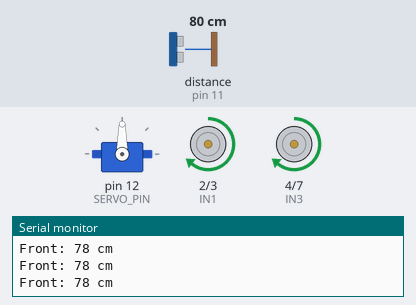
Bench run of a sketch on a simulated Arduino Uno, built with avr-gcc and run on an emulated ATmega328P. Shown: servo, motor-driver pin pairs drawn as motors (green arrow = first pin HIGH = forward, orange = second pin HIGH = backward, longer = more drive, scaled by the enable pin), the last lines printed to the serial monitor. Wiring (inferred from the names in the program): ultrasonic range finder: trigger pin 10; echo pin 11. The test bench sets the inputs (shaded band); at power-on: distance to the obstacle (sensor on pin 11) 80 cm. The echo pulse lasts 58.3 µs per cm.

Above: at 2.2 s.
2.3 s: distance to the obstacle (sensor on pin 11) set to 24 cm
3.8 s: distance to the obstacle (sensor on pin 11) set to 20 cm
At 4.9 s:
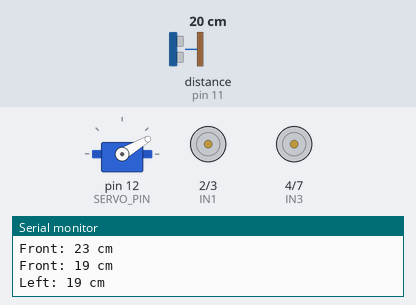
6.8 s: distance to the obstacle (sensor on pin 11) set to 2 cm
9.8 s: distance to the obstacle (sensor on pin 11) set to 35 cm
At 10.31 s:
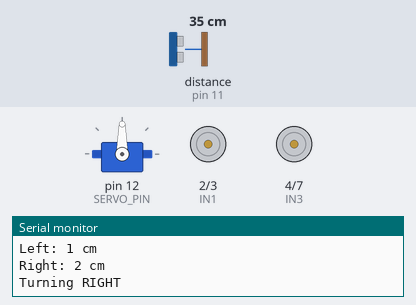
11.9 s: distance to the obstacle (sensor on pin 11) set to 4 cm
At 12.6 s:
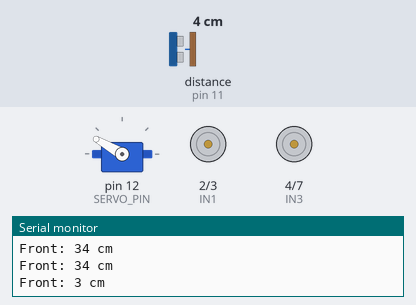
Timing chart, 0 to 15.9 s (numbered marks = the images above; inputs shaded):
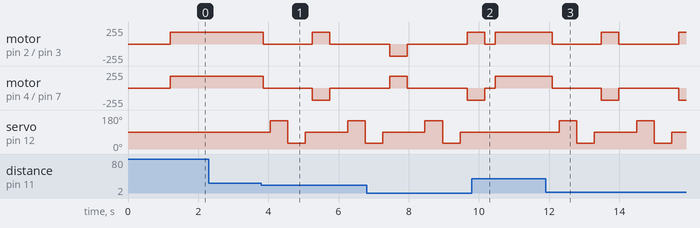

The sketch:

obstacle_bot.ino
```cpp
#include <Servo.h>

Servo sonarServo;

// Ultrasonic Sensor
#define TRIG_PIN 10
#define ECHO_PIN 11

// Servo Motor
#define SERVO_PIN 12

// L298N Motor Driver
#define ENA 5
#define IN1 2
#define IN2 3

#define ENB 6
#define IN3 4
#define IN4 7

// THE SETTINGS USED
#define OBSTACLE_DISTANCE 20
#define MOTOR_SPEED 180

// Servo angles
#define CENTER 90
#define LEFT 150
#define RIGHT 30


// Measure distance using HC-SR04 SONAR
long getDistance() {

  digitalWrite(TRIG_PIN, LOW);
  delayMicroseconds(2);

  digitalWrite(TRIG_PIN, HIGH);
  delayMicroseconds(10);

  digitalWrite(TRIG_PIN, LOW);

  long duration = pulseIn(ECHO_PIN, HIGH, 30000);

  if (duration == 0) {
    return 400;   // No echo = assume clear
  }

  long distance = duration * 0.034 / 2;

  return distance;
}


// ---------- Motor Functions ----------

void moveForward() {

  analogWrite(ENA, MOTOR_SPEED);
  analogWrite(ENB, MOTOR_SPEED);

  digitalWrite(IN1, HIGH);
  digitalWrite(IN2, LOW);

  digitalWrite(IN3, HIGH);
  digitalWrite(IN4, LOW);
}


void moveBackward() {

  analogWrite(ENA, MOTOR_SPEED);
  analogWrite(ENB, MOTOR_SPEED);

  digitalWrite(IN1, LOW);
  digitalWrite(IN2, HIGH);

  digitalWrite(IN3, LOW);
  digitalWrite(IN4, HIGH);
}


void turnLeft() {

  analogWrite(ENA, MOTOR_SPEED);
  analogWrite(ENB, MOTOR_SPEED);

  // Left motors backward
  digitalWrite(IN1, LOW);
  digitalWrite(IN2, HIGH);

  // Right motors forward
  digitalWrite(IN3, HIGH);
  digitalWrite(IN4, LOW);
}


void turnRight() {

  analogWrite(ENA, MOTOR_SPEED);
  analogWrite(ENB, MOTOR_SPEED);

  // Left motors forward
  digitalWrite(IN1, HIGH);
  digitalWrite(IN2, LOW);

  // Right motors backward
  digitalWrite(IN3, LOW);
  digitalWrite(IN4, HIGH);
}


void stopRobot() {

  analogWrite(ENA, 0);
  analogWrite(ENB, 0);

  digitalWrite(IN1, LOW);
  digitalWrite(IN2, LOW);

  digitalWrite(IN3, LOW);
  digitalWrite(IN4, LOW);
}


// ---------- Setup ----------

void setup() {

  pinMode(TRIG_PIN, OUTPUT);
  pinMode(ECHO_PIN, INPUT);

  pinMode(ENA, OUTPUT);
  pinMode(IN1, OUTPUT);
  pinMode(IN2, OUTPUT);

  pinMode(ENB, OUTPUT);
  pinMode(IN3, OUTPUT);
  pinMode(IN4, OUTPUT);

  sonarServo.attach(SERVO_PIN);

  sonarServo.write(CENTER);

  Serial.begin(9600);

  delay(1000);
}


// ---------- Main Loop ----------

void loop() {

  sonarServo.write(CENTER);
  delay(200);

  long frontDistance = getDistance();

  Serial.print("Front: ");
  Serial.print(frontDistance);
  Serial.println(" cm");


  // Path is clear
  if (frontDistance > OBSTACLE_DISTANCE) {

    moveForward();
  }

  // Obstacle detected
  else {

    stopRobot();
    delay(200);

    // Move sensor to LEFT
    sonarServo.write(LEFT);
    delay(500);

    long leftDistance = getDistance();

    Serial.print("Left: ");
    Serial.print(leftDistance);
    Serial.println(" cm");


    // Move sensor to RIGHT
    sonarServo.write(RIGHT);
    delay(500);

    long rightDistance = getDistance();

    Serial.print("Right: ");
    Serial.print(rightDistance);
    Serial.println(" cm");


    // Return sensor to center
    sonarServo.write(CENTER);
    delay(200);


    // Choose direction
    if (leftDistance > rightDistance) {

      Serial.println("Turning LEFT");

      turnLeft();
      delay(500);

    }
    else {

      Serial.println("Turning RIGHT");

      turnRight();
      delay(500);
    }

    stopRobot();
    delay(100);
  }
}
```

Measured:
- the behaviour switches between 22 and 21 cm on distance to the obstacle (sensor on pin 11) (found by bisection; images 0 and 1)
- after the input at 3.8 s, motor on pin 2 (IN1) / pin 3 (IN2): forward 180/255 → stopped after 0.05 s, → forward 180/255 1.4 s later, → stopped 0.50 s later; motor on pin 4 (IN3) / pin 7 (IN4): forward 180/255 → stopped after 0.05 s, → backward 180/255 1.4 s later, → stopped 0.50 s later
- after the input at 9.8 s, servo on pin 12 (SERVO_PIN): stays 90° (without the input it goes to 150° after 0.86 s)
- after the input at 11.9 s, motor on pin 2 (IN1) / pin 3 (IN2): forward 180/255 → stopped after 0.19 s, → forward 180/255 1.4 s later, → stopped 0.50 s later, → forward 180/255 1.7 s later; motor on pin 4 (IN3) / pin 7 (IN4): forward 180/255 → stopped after 0.19 s, → backward 180/255 1.4 s later, → stopped 0.50 s later, → backward 180/255 1.7 s later
